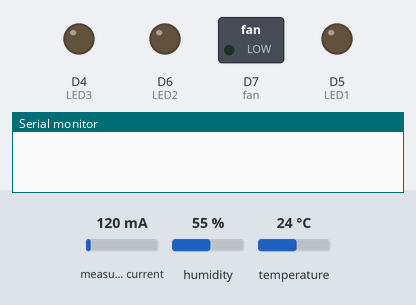
A sketch run on a simulated ESP8266 (NodeMCU). Parts: switched loads named in the sketch (green lamp = pin HIGH), output pins drawn as LEDs (lit = HIGH), the last lines printed to the serial monitor. The test bench sets the inputs (shaded band); at power-on: measured current 120 mA, humidity 55 %, temperature 24 °C. WiFi joins after 1.5 s; servers stay silent unless stated.

Above: at 1.9 s.
At 2.9 s:
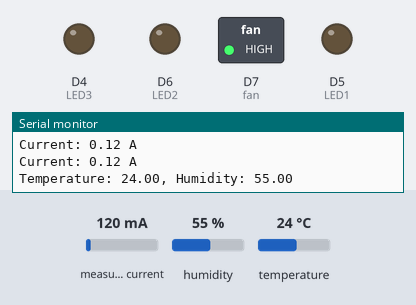
Timing chart, 0 to 4.4 s (numbered marks = the images above):
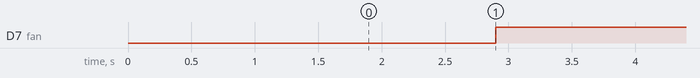

Measured:
- by itself, D7 (fan): LOW → HIGH at 2.9 s

The sketch:

Server_Room.ino
```cpp
#define BLYNK_TEMPLATE_ID "TMPL2oF-_cjNk"
#define BLYNK_TEMPLATE_NAME "SmartBeehive"
#define BLYNK_AUTH_TOKEN "RSZ2ugH9t_VjMI733_gfCoKUylk4vlMX"
#define BLYNK_PRINT Serial

#include "DHT.h"
#include <ESP8266WiFi.h>
#include <BlynkSimpleEsp8266.h>
#include "EmonLib.h"                   // Include Emon Library

EnergyMonitor emon1;                   // Create an instance

#define CT_pin A0  // CT sensor pin connected to A2 pin of Arduino

// DHT11 Settings ============== start ============

#define DHTPIN D2
#define DHTTYPE DHT11   // DHT 11
#define fan D7
#define LED1 D5
#define LED2 D6
#define LED3 D4
const int touch = D8;


DHT dht(DHTPIN, DHTTYPE);

float tempVal;
float humVal;

double irms;
// DHT11 Settings ============== end ==============


// BLYNK settings ============== start ============

// Your WiFi credentials.
// Set password to "" for open networks.
char ssid[] = "Novatech";
char pass[] = "Nova@Tech";

BlynkTimer timer;

// BLYNK settings ============== end =============

float  getTemperature(){

// Read temperature as Celsius (the default)
  float t = dht.readTemperature();
  if (isnan(t)) {
    Serial.println(F("Failed to read from DHT sensor!"));
    return 0.00;
  }
  return t;
}


float  getHumidity(){

// Read temperature as Celsius (the default)
  float h = dht.readHumidity();
  if (isnan(h)) {
    Serial.println(F("Failed to read from DHT sensor!"));
    return 0.00;
  }
  return h;
}

void sendTemp()
{
  tempVal = getTemperature();// or dht.readTemperature(true) for Fahrenheit
  Serial.print("Temperature: ");
  Serial.print(tempVal);

  // You can send any value at any time.
  // Please don't send more that 10 values per second.
  Blynk.virtualWrite(V0, tempVal);
}

void sendHumidity()
{

  humVal = getHumidity(); // or dht.readTemperature(true) for Fahrenheit
  Serial.print(", Humidity: ");
  Serial.println(humVal);
  // You can send any value at any time.
  // Please don't send more that 10 values per second.
  Blynk.virtualWrite(V1, humVal);
}


void sendCurrent(){
  Serial.print("Current: ");
  Serial.print(irms);
  Serial.println(" A");
  Blynk.virtualWrite(V2, irms);
}
void setup()
{
  // Debug console
  Serial.begin(9600);
  dht.begin();
  Blynk.begin(BLYNK_AUTH_TOKEN, ssid, pass);
  pinMode(fan, OUTPUT);
  pinMode(LED1, OUTPUT);
  pinMode(LED2, OUTPUT);
  pinMode(LED3, OUTPUT);
  pinMode(LED_BUILTIN, OUTPUT);
  emon1.current(CT_pin, 10);  // CT sensor calibration: sensitivity = 10


  timer.setInterval(1000L, sendTemp);
  timer.setInterval(1000L, sendHumidity);

}
void loop(){

    if( tempVal >=23){
    digitalWrite(fan,HIGH);
    }
    else  {
    digitalWrite(fan,LOW);
      }

  double irms = emon1.calcIrms(1480); // Measure RMS current
  Serial.print("Current: ");
  Serial.print(irms);
  Serial.println(" A");


  Blynk.run();
  // runs BlynkTimer
  timer.run();

}

void touched(){
    int touchstate = digitalRead(touch);
    if (touchstate == HIGH) {
      digitalWrite(LED_BUILTIN,HIGH);
      delay(1000);
      digitalWrite(LED_BUILTIN,LOW);
      digitalWrite(LED_BUILTIN,HIGH);
      delay(1000);
      digitalWrite(LED_BUILTIN,LOW);
      digitalWrite(LED_BUILTIN,HIGH);
      delay(1000);
      digitalWrite(LED_BUILTIN,LOW);
      digitalWrite(LED_BUILTIN,HIGH);
      delay(1000);
      digitalWrite(LED_BUILTIN,LOW);
  }
}
```
